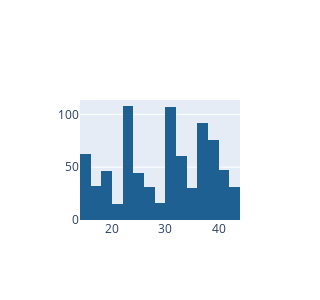

The notebook cell saved with this chart:
### Code cell
# BMI histogram
bmi_hist =  go.Histogram(x=fig_df["BMI"], name="BMI", marker=dict(color=bmi_histogram_color))

# Visualize
data = [bmi_hist]
fig = go.Figure(data = data)
fig.update_layout(width=300, height=300)
display(fig)

### Figure 1 — Plotly figure (JSON) as saved in the notebook; plotly's stock layout.template omitted (floating-point values rounded to 4 significant figures; data arrays with more than 128 entries replaced by an {"elided": "..."} marker saying what was removed)
{"data": [{"marker": {"color": "#1e6091"}, "name": "BMI", "type": "histogram", "x": {"elided": "800 float values"}}], "layout": {"height": 300, "width": 300}}
